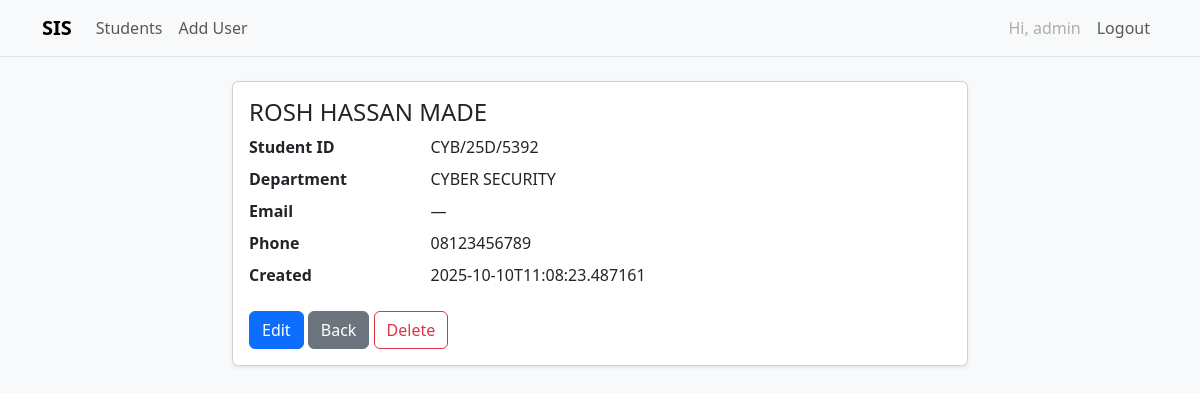
/students/5 (signed in), run on an earlier commit of the app's database.
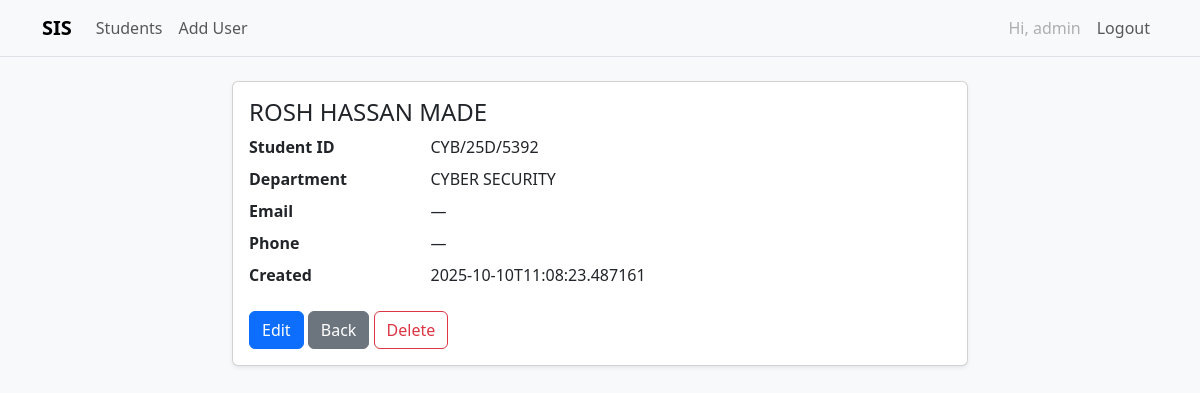
And on a later commit of the database.
### tables this page shows
CREATE TABLE students (
            id INTEGER PRIMARY KEY AUTOINCREMENT,
            student_id TEXT UNIQUE NOT NULL,
            name TEXT NOT NULL,
            department TEXT NOT NULL,
            email TEXT UNIQUE,
            phone TEXT,
            created_at TEXT NOT NULL
        );

### app.py (the view)
@app.route("/students/<int:id>")
@login_required
def view_student(id: int):
    db = get_db()
    row = db.execute("SELECT * FROM students WHERE id = ?", (id,)).fetchone()
    if not row: abort(404)
    return render_template("students/view.html", s=row)

### app.py (called while the page is built)
def get_db():
    if "db" not in g:
        g.db = sqlite3.connect(app.config["DATABASE"])
        g.db.row_factory = sqlite3.Row
    return g.db

def login_required(view):
    @wraps(view)
    def wrapped(*args, **kwargs):
        if "user_id" not in session:
            return redirect(url_for("login", next=request.path))
        return view(*args, **kwargs)
    return wrapped

def get_csrf_token():
    token = session.get("_csrf_token")
    if not token:
        import secrets
        token = secrets.token_hex(16)
        session["_csrf_token"] = token
    return token

### templates/students/view.html (shortened to what this page needs)
{% extends "base.html" %}
{% block content %}
<div class="row justify-content-center">
  <div class="col-md-8">
    <div class="card shadow-sm">
      <div class="card-body">
        <h1 class="h4">{{ s.name }}</h1>
        <dl class="row">
          <dt class="col-sm-3">Student ID</dt><dd class="col-sm-9">{{ s.student_id }}</dd>
          <dt class="col-sm-3">Department</dt><dd class="col-sm-9">{{ s.department }}</dd>
          <dt class="col-sm-3">Email</dt><dd class="col-sm-9">{{ s.email or '—' }}</dd>
          <dt class="col-sm-3">Phone</dt><dd class="col-sm-9">{{ s.phone or '—' }}</dd>
          <dt class="col-sm-3">Created</dt><dd class="col-sm-9">{{ s.created_at }}</dd>
        </dl>
        <a href="{{ url_for('edit_student', id=s.id) }}" class="btn btn-primary">Edit</a>
        <a href="{{ url_for('list_students') }}" class="btn btn-secondary">Back</a>
        <form method="post" action="{{ url_for('delete_student', id=s.id) }}" class="d-inline" onsubmit="return confirm('Delete this student?');">
          <button class="btn btn-outline-danger">Delete</button>
        </form>
      </div>
    </div>
  </div>
</div>
{% endblock %}

What changed in the data, as far as the page shows it:
changed students "ROSH HASSAN MADE": phone "08123456789" → (not shown)
Also different on the page:
{{ s.phone or '—' }}: (not shown) → "—"
